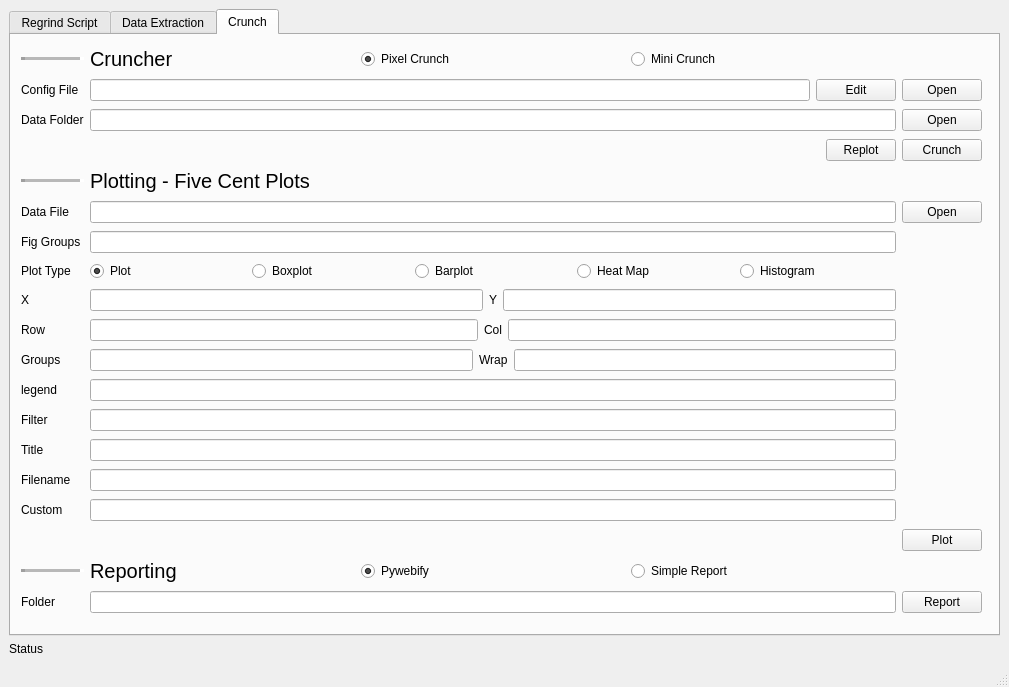
<?xml version="1.0" encoding="UTF-8"?>
<ui version="4.0">
 <class>ui</class>
 <widget class="QMainWindow" name="ui">
  <property name="geometry">
   <rect>
    <x>0</x>
    <y>0</y>
    <width>1009</width>
    <height>687</height>
   </rect>
  </property>
  <property name="windowTitle">
   <string>MainWindow</string>
  </property>
  <widget class="QWidget" name="centralwidget">
   <layout class="QVBoxLayout" name="verticalLayout">
    <item>
     <widget class="QTabWidget" name="tabWidget">
      <property name="currentIndex">
       <number>2</number>
      </property>
      <widget class="QWidget" name="rs">
       <attribute name="title">
        <string>Regrind Script</string>
       </attribute>
       <widget class="QWidget" name="">
        <property name="geometry">
         <rect>
          <x>10</x>
          <y>10</y>
          <width>961</width>
          <height>581</height>
         </rect>
        </property>
        <layout class="QVBoxLayout" name="verticalLayout_2">
         <item>
          <layout class="QHBoxLayout" name="horizontalLayout_4">
           <item>
            <spacer name="horizontalSpacer_4">
             <property name="orientation">
              <enum>Qt::Horizontal</enum>
             </property>
             <property name="sizeHint" stdset="0">
              <size>
               <width>40</width>
               <height>20</height>
              </size>
             </property>
            </spacer>
           </item>
           <item>
            <widget class="QPushButton" name="scan">
             <property name="text">
              <string>Scan For Available Scripts</string>
             </property>
            </widget>
           </item>
          </layout>
         </item>
         <item>
          <widget class="QTableView" name="tableView"/>
         </item>
         <item>
          <layout class="QHBoxLayout" name="horizontalLayout_3">
           <item>
            <widget class="QPushButton" name="gen">
             <property name="text">
              <string>Generate Selected</string>
             </property>
            </widget>
           </item>
           <item>
            <widget class="QPushButton" name="gen_all">
             <property name="text">
              <string>Generate All</string>
             </property>
            </widget>
           </item>
           <item>
            <spacer name="horizontalSpacer_3">
             <property name="orientation">
              <enum>Qt::Horizontal</enum>
             </property>
             <property name="sizeHint" stdset="0">
              <size>
               <width>40</width>
               <height>20</height>
              </size>
             </property>
            </spacer>
           </item>
           <item>
            <widget class="QPushButton" name="pushButton">
             <property name="text">
              <string>Edit Config</string>
             </property>
            </widget>
           </item>
           <item>
            <spacer name="horizontalSpacer_5">
             <property name="orientation">
              <enum>Qt::Horizontal</enum>
             </property>
             <property name="sizeHint" stdset="0">
              <size>
               <width>40</width>
               <height>20</height>
              </size>
             </property>
            </spacer>
           </item>
           <item>
            <widget class="QPushButton" name="clear">
             <property name="text">
              <string>Clear Selected</string>
             </property>
            </widget>
           </item>
           <item>
            <widget class="QPushButton" name="clear_outdated">
             <property name="text">
              <string>Clear Outdated</string>
             </property>
            </widget>
           </item>
          </layout>
         </item>
        </layout>
       </widget>
      </widget>
      <widget class="QWidget" name="ds">
       <attribute name="title">
        <string>Data Extraction</string>
       </attribute>
       <widget class="QWidget" name="">
        <property name="geometry">
         <rect>
          <x>10</x>
          <y>10</y>
          <width>961</width>
          <height>581</height>
         </rect>
        </property>
        <layout class="QGridLayout" name="gridLayout_3">
         <item row="6" column="0">
          <widget class="Line" name="line_11">
           <property name="lineWidth">
            <number>4</number>
           </property>
           <property name="midLineWidth">
            <number>4</number>
           </property>
           <property name="orientation">
            <enum>Qt::Horizontal</enum>
           </property>
          </widget>
         </item>
         <item row="12" column="1">
          <widget class="QLineEdit" name="ptc_img2"/>
         </item>
         <item row="12" column="0">
          <widget class="QLabel" name="label_11">
           <property name="text">
            <string>Image 2</string>
           </property>
          </widget>
         </item>
         <item row="14" column="0">
          <widget class="Line" name="line_9">
           <property name="lineWidth">
            <number>4</number>
           </property>
           <property name="midLineWidth">
            <number>4</number>
           </property>
           <property name="orientation">
            <enum>Qt::Horizontal</enum>
           </property>
          </widget>
         </item>
         <item row="8" column="0">
          <widget class="QLabel" name="label_12">
           <property name="text">
            <string>File Filter String</string>
           </property>
          </widget>
         </item>
         <item row="1" column="1">
          <widget class="QLineEdit" name="probe_out_file"/>
         </item>
         <item row="11" column="0">
          <widget class="QLabel" name="label_2">
           <property name="text">
            <string>Image 1</string>
           </property>
          </widget>
         </item>
         <item row="4" column="3">
          <widget class="QPushButton" name="pde_run">
           <property name="text">
            <string>Run</string>
           </property>
          </widget>
         </item>
         <item row="3" column="3">
          <widget class="QPushButton" name="pcf_open">
           <property name="text">
            <string>Open</string>
           </property>
          </widget>
         </item>
         <item row="14" column="1">
          <widget class="QLabel" name="label_10">
           <property name="font">
            <font>
             <pointsize>15</pointsize>
            </font>
           </property>
           <property name="text">
            <string>Custom Python Script</string>
           </property>
          </widget>
         </item>
         <item row="2" column="3">
          <widget class="QPushButton" name="dol_open">
           <property name="text">
            <string>Open</string>
           </property>
          </widget>
         </item>
         <item row="13" column="3">
          <widget class="QPushButton" name="ptc_2_frame_run">
           <property name="text">
            <string>Run</string>
           </property>
          </widget>
         </item>
         <item row="16" column="3">
          <widget class="QPushButton" name="cps_run">
           <property name="text">
            <string>Run</string>
           </property>
          </widget>
         </item>
         <item row="11" column="1">
          <widget class="QLineEdit" name="ptc_img1"/>
         </item>
         <item row="9" column="3">
          <widget class="QPushButton" name="ptc_n_frame_run">
           <property name="text">
            <string>Run</string>
           </property>
          </widget>
         </item>
         <item row="10" column="1">
          <widget class="QLabel" name="label_9">
           <property name="font">
            <font>
             <pointsize>15</pointsize>
            </font>
           </property>
           <property name="text">
            <string>PTC 2 Frame</string>
           </property>
          </widget>
         </item>
         <item row="1" column="3">
          <widget class="QCheckBox" name="download">
           <property name="text">
            <string>Save</string>
           </property>
           <property name="checked">
            <bool>true</bool>
           </property>
          </widget>
         </item>
         <item row="15" column="3">
          <widget class="QPushButton" name="cps_open">
           <property name="text">
            <string>Open</string>
           </property>
          </widget>
         </item>
         <item row="10" column="0">
          <widget class="Line" name="line_10">
           <property name="lineWidth">
            <number>4</number>
           </property>
           <property name="midLineWidth">
            <number>4</number>
           </property>
           <property name="orientation">
            <enum>Qt::Horizontal</enum>
           </property>
          </widget>
         </item>
         <item row="2" column="1">
          <widget class="QLineEdit" name="data_output_loc"/>
         </item>
         <item row="0" column="0">
          <widget class="Line" name="line_12">
           <property name="lineWidth">
            <number>4</number>
           </property>
           <property name="midLineWidth">
            <number>4</number>
           </property>
           <property name="orientation">
            <enum>Qt::Horizontal</enum>
           </property>
          </widget>
         </item>
         <item row="3" column="0">
          <widget class="QLabel" name="label_5">
           <property name="text">
            <string>Probe Config File</string>
           </property>
          </widget>
         </item>
         <item row="0" column="1">
          <widget class="QLabel" name="label_7">
           <property name="font">
            <font>
             <pointsize>15</pointsize>
            </font>
           </property>
           <property name="text">
            <string>Probe Data Extraction</string>
           </property>
          </widget>
         </item>
         <item row="15" column="0">
          <widget class="QLabel" name="label_6">
           <property name="text">
            <string>Script Path</string>
           </property>
          </widget>
         </item>
         <item row="15" column="1">
          <widget class="QLineEdit" name="custom_python_script"/>
         </item>
         <item row="3" column="1">
          <layout class="QHBoxLayout" name="horizontalLayout_5">
           <item>
            <widget class="QLineEdit" name="probe_cfg_file"/>
           </item>
           <item>
            <widget class="QPushButton" name="pcf_edit">
             <property name="text">
              <string>Edit</string>
             </property>
            </widget>
           </item>
          </layout>
         </item>
         <item row="12" column="3">
          <widget class="QPushButton" name="ptc_img2_open">
           <property name="text">
            <string>Open</string>
           </property>
          </widget>
         </item>
         <item row="1" column="0">
          <widget class="QLabel" name="label_1">
           <property name="text">
            <string>Probe Output Location</string>
           </property>
          </widget>
         </item>
         <item row="11" column="3">
          <widget class="QPushButton" name="ptc_img1_open">
           <property name="text">
            <string>Open</string>
           </property>
          </widget>
         </item>
         <item row="8" column="1">
          <widget class="QLineEdit" name="ptc_file_filter"/>
         </item>
         <item row="7" column="0">
          <widget class="QLabel" name="label">
           <property name="text">
            <string>Folder</string>
           </property>
          </widget>
         </item>
         <item row="7" column="3">
          <widget class="QPushButton" name="pdd_open">
           <property name="text">
            <string>Open</string>
           </property>
          </widget>
         </item>
         <item row="6" column="1">
          <widget class="QLabel" name="label_8">
           <property name="font">
            <font>
             <pointsize>15</pointsize>
            </font>
           </property>
           <property name="text">
            <string>PTC N Frame</string>
           </property>
          </widget>
         </item>
         <item row="7" column="1">
          <widget class="QLineEdit" name="ptc_data_dir"/>
         </item>
         <item row="2" column="0">
          <widget class="QLabel" name="label_3">
           <property name="text">
            <string>Data Output Location</string>
           </property>
          </widget>
         </item>
        </layout>
       </widget>
      </widget>
      <widget class="QWidget" name="cr">
       <attribute name="title">
        <string>Crunch</string>
       </attribute>
       <widget class="QWidget" name="">
        <property name="geometry">
         <rect>
          <x>10</x>
          <y>10</y>
          <width>961</width>
          <height>581</height>
         </rect>
        </property>
        <layout class="QGridLayout" name="gridLayout_4">
         <item row="1" column="2">
          <widget class="QPushButton" name="crunch_cfg_open">
           <property name="text">
            <string>Open</string>
           </property>
          </widget>
         </item>
         <item row="2" column="1">
          <widget class="QLineEdit" name="lineEdit_12"/>
         </item>
         <item row="6" column="0">
          <widget class="QLabel" name="label_21">
           <property name="text">
            <string>Fig Groups</string>
           </property>
          </widget>
         </item>
         <item row="3" column="2">
          <widget class="QPushButton" name="data_crunch">
           <property name="text">
            <string>Crunch</string>
           </property>
          </widget>
         </item>
         <item row="12" column="0">
          <widget class="QLabel" name="label_22">
           <property name="text">
            <string>legend</string>
           </property>
          </widget>
         </item>
         <item row="7" column="1">
          <layout class="QHBoxLayout" name="horizontalLayout_2">
           <item>
            <widget class="QRadioButton" name="plot_type_plot">
             <property name="text">
              <string>Plot</string>
             </property>
             <property name="checked">
              <bool>true</bool>
             </property>
             <attribute name="buttonGroup">
              <string notr="true">buttonGroup</string>
             </attribute>
            </widget>
           </item>
           <item>
            <widget class="QRadioButton" name="plot_type_boxplot">
             <property name="text">
              <string>Boxplot</string>
             </property>
             <attribute name="buttonGroup">
              <string notr="true">buttonGroup</string>
             </attribute>
            </widget>
           </item>
           <item>
            <widget class="QRadioButton" name="plot_type_barplot">
             <property name="text">
              <string>Barplot</string>
             </property>
             <attribute name="buttonGroup">
              <string notr="true">buttonGroup</string>
             </attribute>
            </widget>
           </item>
           <item>
            <widget class="QRadioButton" name="plot_type_heatmap">
             <property name="text">
              <string>Heat Map</string>
             </property>
             <attribute name="buttonGroup">
              <string notr="true">buttonGroup</string>
             </attribute>
            </widget>
           </item>
           <item>
            <widget class="QRadioButton" name="plot_type_hist">
             <property name="text">
              <string>Histogram</string>
             </property>
             <property name="checked">
              <bool>false</bool>
             </property>
             <attribute name="buttonGroup">
              <string notr="true">buttonGroup</string>
             </attribute>
            </widget>
           </item>
          </layout>
         </item>
         <item row="18" column="1">
          <layout class="QHBoxLayout" name="horizontalLayout_11">
           <item>
            <widget class="QLabel" name="label_29">
             <property name="font">
              <font>
               <pointsize>15</pointsize>
              </font>
             </property>
             <property name="text">
              <string>Reporting</string>
             </property>
            </widget>
           </item>
           <item>
            <widget class="QRadioButton" name="pywebify">
             <property name="text">
              <string>Pywebify</string>
             </property>
             <property name="checked">
              <bool>true</bool>
             </property>
             <attribute name="buttonGroup">
              <string notr="true">buttonGroup_3</string>
             </attribute>
            </widget>
           </item>
           <item>
            <widget class="QRadioButton" name="simple_report">
             <property name="text">
              <string>Simple Report</string>
             </property>
             <attribute name="buttonGroup">
              <string notr="true">buttonGroup_3</string>
             </attribute>
            </widget>
           </item>
          </layout>
         </item>
         <item row="5" column="0">
          <widget class="QLabel" name="label_20">
           <property name="text">
            <string>Data File</string>
           </property>
          </widget>
         </item>
         <item row="10" column="1">
          <layout class="QHBoxLayout" name="horizontalLayout_9">
           <item>
            <widget class="QLineEdit" name="plot_groups"/>
           </item>
           <item>
            <widget class="QLabel" name="label_4">
             <property name="text">
              <string>Wrap</string>
             </property>
            </widget>
           </item>
           <item>
            <widget class="QLineEdit" name="plot_wrap"/>
           </item>
          </layout>
         </item>
         <item row="0" column="1">
          <layout class="QHBoxLayout" name="horizontalLayout_6">
           <item>
            <widget class="QLabel" name="label_30">
             <property name="font">
              <font>
               <pointsize>15</pointsize>
              </font>
             </property>
             <property name="text">
              <string>Cruncher</string>
             </property>
            </widget>
           </item>
           <item>
            <widget class="QRadioButton" name="pixel_crunch_select">
             <property name="text">
              <string>Pixel Crunch</string>
             </property>
             <property name="checked">
              <bool>true</bool>
             </property>
             <attribute name="buttonGroup">
              <string notr="true">buttonGroup_2</string>
             </attribute>
            </widget>
           </item>
           <item>
            <widget class="QRadioButton" name="mini_crunch_select">
             <property name="text">
              <string>Mini Crunch</string>
             </property>
             <property name="checked">
              <bool>false</bool>
             </property>
             <attribute name="buttonGroup">
              <string notr="true">buttonGroup_2</string>
             </attribute>
            </widget>
           </item>
          </layout>
         </item>
         <item row="16" column="1">
          <widget class="QLineEdit" name="plot_custom"/>
         </item>
         <item row="19" column="0">
          <widget class="QLabel" name="label_31">
           <property name="text">
            <string>Folder</string>
           </property>
          </widget>
         </item>
         <item row="19" column="2">
          <widget class="QPushButton" name="report_gen">
           <property name="text">
            <string>Report</string>
           </property>
          </widget>
         </item>
         <item row="13" column="0">
          <widget class="QLabel" name="label_19">
           <property name="text">
            <string>Filter</string>
           </property>
          </widget>
         </item>
         <item row="2" column="2">
          <widget class="QPushButton" name="data_folder_open">
           <property name="text">
            <string>Open</string>
           </property>
          </widget>
         </item>
         <item row="1" column="0">
          <widget class="QLabel" name="label_15">
           <property name="text">
            <string>Config File</string>
           </property>
          </widget>
         </item>
         <item row="5" column="1">
          <widget class="QLineEdit" name="plot_data_file"/>
         </item>
         <item row="4" column="1">
          <widget class="QLabel" name="label_18">
           <property name="font">
            <font>
             <pointsize>15</pointsize>
            </font>
           </property>
           <property name="text">
            <string>Plotting - Five Cent Plots</string>
           </property>
          </widget>
         </item>
         <item row="17" column="2">
          <widget class="QPushButton" name="plot_plot">
           <property name="text">
            <string>Plot</string>
           </property>
          </widget>
         </item>
         <item row="8" column="1">
          <layout class="QHBoxLayout" name="horizontalLayout_7">
           <item>
            <widget class="QLineEdit" name="plot_x"/>
           </item>
           <item>
            <widget class="QLabel" name="label_33">
             <property name="text">
              <string>Y</string>
             </property>
            </widget>
           </item>
           <item>
            <widget class="QLineEdit" name="plot_y"/>
           </item>
          </layout>
         </item>
         <item row="6" column="1">
          <widget class="QLineEdit" name="plot_fig_groups"/>
         </item>
         <item row="12" column="1">
          <widget class="QLineEdit" name="plot_legend"/>
         </item>
         <item row="15" column="0">
          <widget class="QLabel" name="label_28">
           <property name="text">
            <string>Filename</string>
           </property>
          </widget>
         </item>
         <item row="9" column="0">
          <widget class="QLabel" name="label_25">
           <property name="text">
            <string>Row</string>
           </property>
          </widget>
         </item>
         <item row="5" column="2">
          <widget class="QPushButton" name="plot_data_open">
           <property name="text">
            <string>Open</string>
           </property>
          </widget>
         </item>
         <item row="13" column="1">
          <widget class="QLineEdit" name="plot_filter"/>
         </item>
         <item row="15" column="1">
          <widget class="QLineEdit" name="plot_filename"/>
         </item>
         <item row="9" column="1">
          <layout class="QHBoxLayout" name="horizontalLayout_8">
           <item>
            <widget class="QLineEdit" name="plot_row"/>
           </item>
           <item>
            <widget class="QLabel" name="label_34">
             <property name="text">
              <string>Col</string>
             </property>
            </widget>
           </item>
           <item>
            <widget class="QLineEdit" name="plot_col"/>
           </item>
          </layout>
         </item>
         <item row="3" column="1">
          <layout class="QHBoxLayout" name="horizontalLayout_10">
           <item>
            <spacer name="horizontalSpacer">
             <property name="orientation">
              <enum>Qt::Horizontal</enum>
             </property>
             <property name="sizeHint" stdset="0">
              <size>
               <width>40</width>
               <height>20</height>
              </size>
             </property>
            </spacer>
           </item>
           <item>
            <widget class="QPushButton" name="crunch_replot">
             <property name="maximumSize">
              <size>
               <width>70</width>
               <height>16777215</height>
              </size>
             </property>
             <property name="text">
              <string>Replot</string>
             </property>
            </widget>
           </item>
          </layout>
         </item>
         <item row="7" column="0">
          <widget class="QLabel" name="label_23">
           <property name="text">
            <string>Plot Type</string>
           </property>
          </widget>
         </item>
         <item row="19" column="1">
          <widget class="QLineEdit" name="report_folder"/>
         </item>
         <item row="16" column="0">
          <widget class="QLabel" name="label_32">
           <property name="text">
            <string>Custom</string>
           </property>
          </widget>
         </item>
         <item row="14" column="0">
          <widget class="QLabel" name="label_27">
           <property name="text">
            <string>Title</string>
           </property>
          </widget>
         </item>
         <item row="1" column="1">
          <layout class="QHBoxLayout" name="horizontalLayout">
           <item>
            <widget class="QLineEdit" name="crunch_cfg_file"/>
           </item>
           <item>
            <widget class="QPushButton" name="crunch_cfg_edit">
             <property name="text">
              <string>Edit</string>
             </property>
            </widget>
           </item>
          </layout>
         </item>
         <item row="10" column="0">
          <widget class="QLabel" name="label_26">
           <property name="text">
            <string>Groups</string>
           </property>
          </widget>
         </item>
         <item row="8" column="0">
          <widget class="QLabel" name="label_24">
           <property name="text">
            <string>X</string>
           </property>
          </widget>
         </item>
         <item row="2" column="0">
          <widget class="QLabel" name="label_16">
           <property name="text">
            <string>Data Folder</string>
           </property>
          </widget>
         </item>
         <item row="14" column="1">
          <widget class="QLineEdit" name="plot_title"/>
         </item>
         <item row="0" column="0">
          <widget class="Line" name="line_2">
           <property name="lineWidth">
            <number>4</number>
           </property>
           <property name="midLineWidth">
            <number>4</number>
           </property>
           <property name="orientation">
            <enum>Qt::Horizontal</enum>
           </property>
          </widget>
         </item>
         <item row="4" column="0">
          <widget class="Line" name="line">
           <property name="lineWidth">
            <number>4</number>
           </property>
           <property name="midLineWidth">
            <number>4</number>
           </property>
           <property name="orientation">
            <enum>Qt::Horizontal</enum>
           </property>
          </widget>
         </item>
         <item row="18" column="0">
          <widget class="Line" name="line_3">
           <property name="lineWidth">
            <number>4</number>
           </property>
           <property name="midLineWidth">
            <number>4</number>
           </property>
           <property name="orientation">
            <enum>Qt::Horizontal</enum>
           </property>
          </widget>
         </item>
        </layout>
       </widget>
      </widget>
     </widget>
    </item>
    <item>
     <widget class="QLabel" name="status">
      <property name="text">
       <string>Status</string>
      </property>
     </widget>
    </item>
   </layout>
  </widget>
  <widget class="QStatusBar" name="statusbar"/>
 </widget>
 <resources/>
 <connections/>
 <buttongroups>
  <buttongroup name="buttonGroup"/>
  <buttongroup name="buttonGroup_2"/>
  <buttongroup name="buttonGroup_3"/>
 </buttongroups>
</ui>
